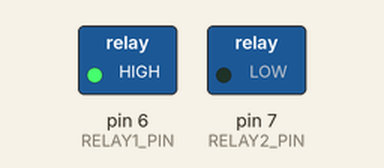
A sketch run on a simulated Arduino Uno, built with avr-gcc and run on an emulated ATmega328P. On the bench: switched loads named in the sketch (green lamp = pin HIGH). Dashed ring = blinking. What the sketch prints to the serial monitor is not drawn.

Above: at 0.5 s.
Timing chart, 0 to 4.6 s (numbered marks = the images above):
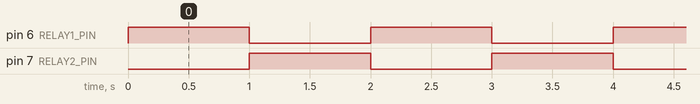

The sketch:

relay.ino
```cpp
/**
 * @file relay.ino
 * @brief 继电器控制主程序（双继电器版）
 * @details 使用delay()实现双继电器交替控制
 *          继电器1（GPIO6）同时控制LED
 *          继电器2（GPIO7）独立控制
 */

#include "relay.h"

/**
 * @brief 初始化函数
 */
void setup()
{
    relay_init();  // 初始化双继电器
    Serial.begin(9600);
    Serial.println("Dual Relay Control");
}

/**
 * @brief 主循环函数
 * @details 双继电器交替吸合：继电器1亮1秒后，继电器2亮1秒
 */
void loop()
{
    // 继电器1吸合（LED亮），继电器2断开
    relay1_ctrl(RELAY_ON);
    relay2_ctrl(RELAY_OFF);
    Serial.println("Relay1 ON (LED ON), Relay2 OFF");
    delay(1000);

    // 继电器1断开（LED灭），继电器2吸合
    relay1_ctrl(RELAY_OFF);
    relay2_ctrl(RELAY_ON);
    Serial.println("Relay1 OFF (LED OFF), Relay2 ON");
    delay(1000);
}
```

relay.cpp
```cpp
/**
 * @file relay.cpp
 * @brief 继电器控制模块实现文件（双继电器版）
 * @details 实现双继电器初始化和控制功能
 *          LED与继电器1共用GPIO6
 */

#include "relay.h"

/**
 * @brief 继电器初始化函数
 * @details 将两个继电器引脚设置为输出模式，初始状态为断开
 */
void relay_init(void)
{
    pinMode(RELAY1_PIN, OUTPUT);         // 继电器1/LED引脚设置为输出
    pinMode(RELAY2_PIN, OUTPUT);         // 继电器2引脚设置为输出

    digitalWrite(RELAY1_PIN, RELAY_OFF); // 初始断开继电器1
    digitalWrite(RELAY2_PIN, RELAY_OFF); // 初始断开继电器2
}

/**
 * @brief 继电器1控制函数
 * @param sta 继电器状态：RELAY_ON（吸合）或 RELAY_OFF（断开）
 */
void relay1_ctrl(uint8_t sta)
{
    digitalWrite(RELAY1_PIN, sta);
}

/**
 * @brief 继电器2控制函数
 * @param sta 继电器状态：RELAY_ON（吸合）或 RELAY_OFF（断开）
 */
void relay2_ctrl(uint8_t sta)
{
    digitalWrite(RELAY2_PIN, sta);
}
```

relay.h
```cpp
/**
 * @file relay.h
 * @brief 继电器控制模块头文件（双继电器版）
 * @details 定义两个继电器控制引脚和状态宏
 *          LED与继电器1强绑定（同一引脚GPIO6）
 */

#ifndef __RELAY_H
#define __RELAY_H

#include "Arduino.h"

// 继电器控制引脚
#define RELAY1_PIN  6   // 继电器1控制引脚（同时控制LED），GPIO6
#define RELAY2_PIN  7   // 继电器2控制引脚，GPIO7

// 继电器状态
#define RELAY_ON   HIGH  // 继电器吸合状态（高电平）
#define RELAY_OFF  LOW   // 继电器断开状态（低电平）

// LED与继电器1强绑定
#define LED_PIN    RELAY1_PIN
#define LED_ON     RELAY_ON
#define LED_OFF    RELAY_OFF
#define LED(x)     digitalWrite(LED_PIN, x)

void relay_init(void);        // 继电器初始化函数声明
void relay1_ctrl(uint8_t sta); // 继电器1控制函数
void relay2_ctrl(uint8_t sta); // 继电器2控制函数

#endif
```

Measured:
- by itself, pin 6 (RELAY1_PIN), pin 7 (RELAY2_PIN): alternates HIGH for 1.0 s and LOW for 1.0 s
